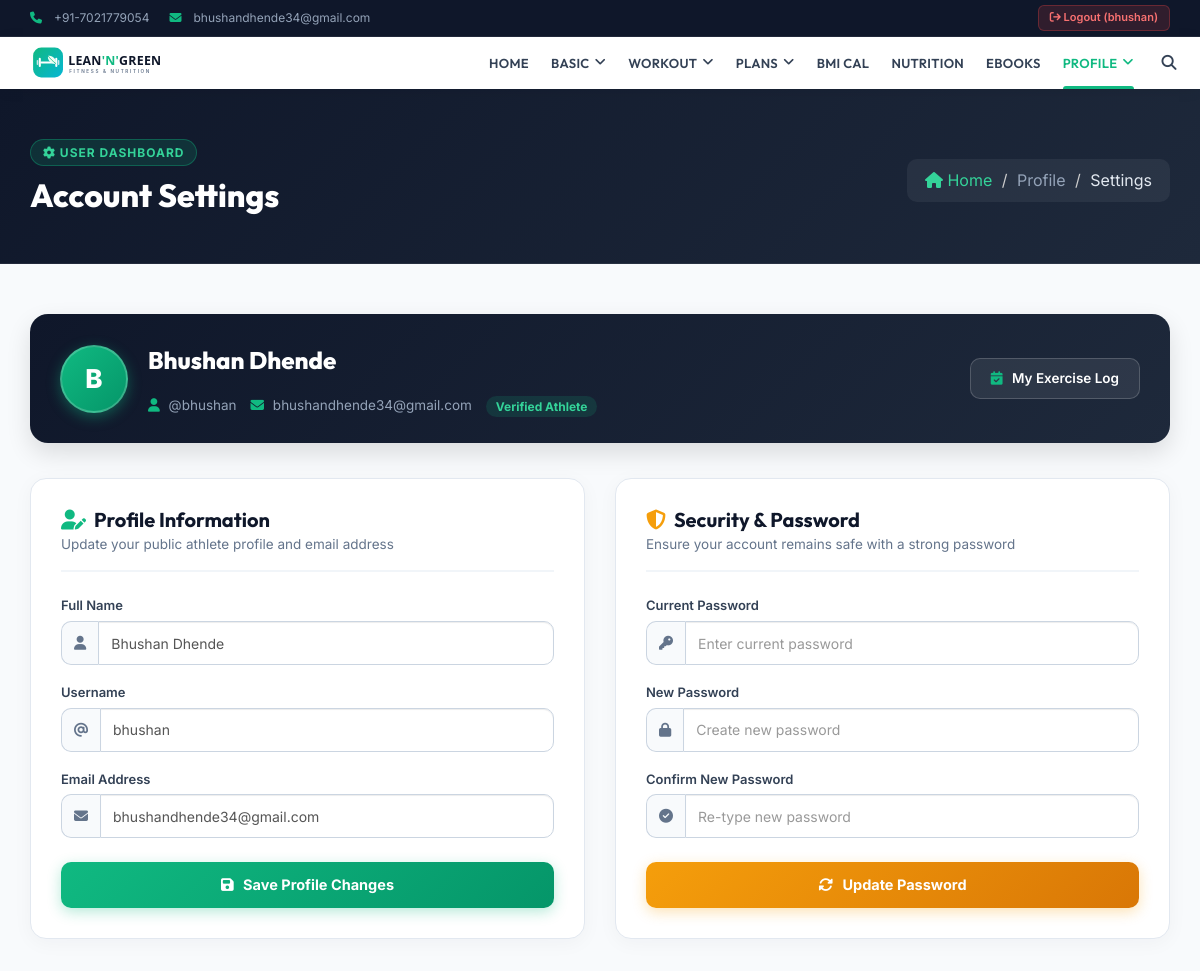
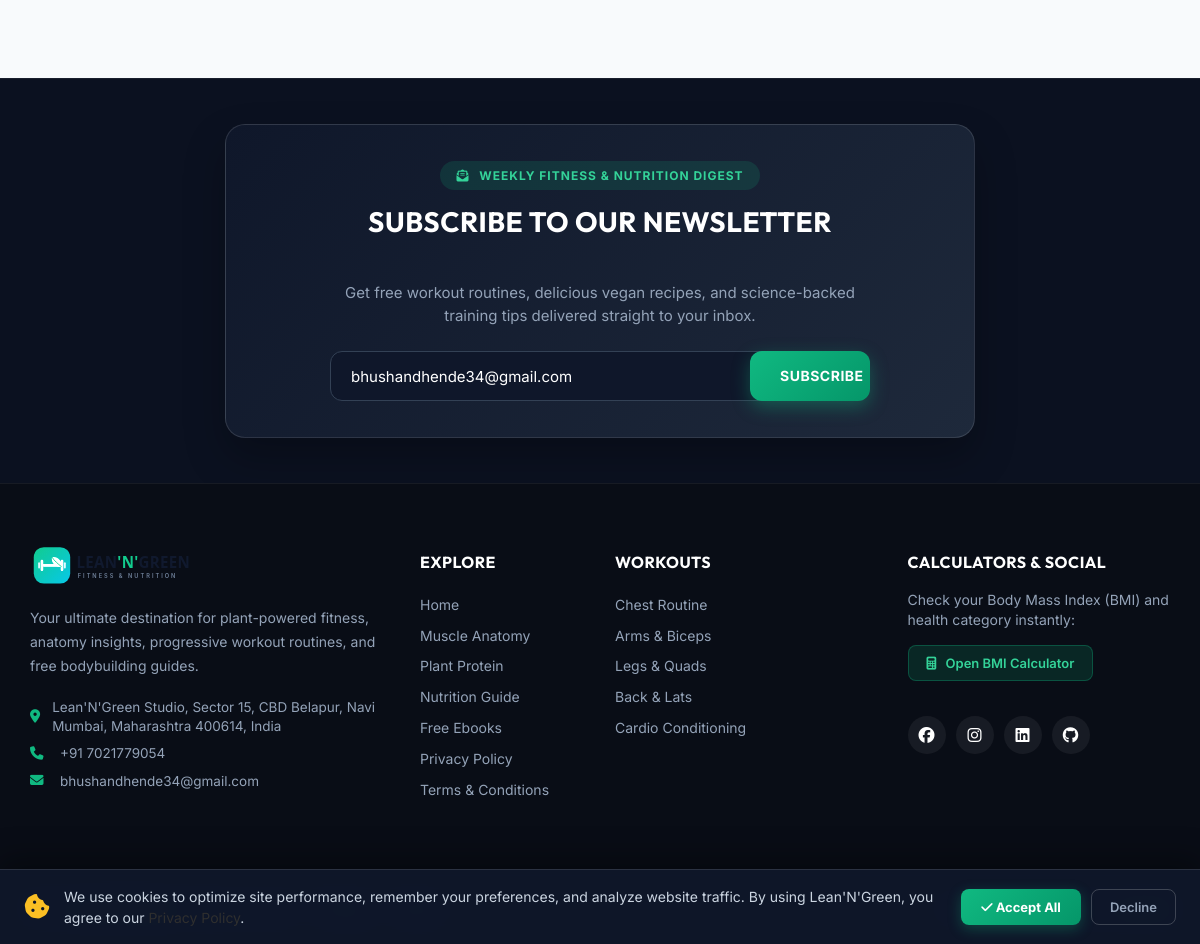
/user-setting.php (signed in), run on the app's committed database (2 pictures, top to bottom).
### tables this page shows
CREATE TABLE `users` (
  `id` int(11) NOT NULL,
  `name` varchar(100) NOT NULL,
  `username` varchar(50) NOT NULL,
  `email` varchar(100) NOT NULL,
  `password` varchar(255) NOT NULL,
  `created_at` timestamp NOT NULL DEFAULT current_timestamp()
);

### user-setting.php (the view, shortened to what the rows shown need)
<?php
include('header.php');
include_once('db.php');
$user_id = $_SESSION['id'] ?? null;
$fullname = $username = $email = '';
if ($user_id && isset($conn) && $conn) {
    $stmt = $conn->prepare("SELECT name, username, email FROM users WHERE id = ?");
    if ($stmt) {
        $stmt->bind_param("i", $user_id);
        $stmt->execute();
        $stmt->bind_result($fullname, $username, $email);
    }
}
?>
<section id="single-page-header4" style="background:linear-gradient(135deg, #0f172a 0%, #1e293b 100%) !important; padding:50px 0 !important; border-bottom:1px solid rgba(255,255,255,0.08); float:none !important; clear:both !important; display:block !important; width:100% !important;">
  <div class="container">
    <div class="row" style="display:flex; align-items:center; flex-wrap:wrap;">
      <div class="col-md-6 col-sm-6 col-xs-12">
        <div class="single-page-header-left">
          <h1 style="color:#fff; font-family:'Outfit',sans-serif; font-size:32px; font-weight:800; margin:4px 0 0 0;">
            Account Settings
          </h1>
        </div>
      </div>
    </div>
  </div>
</section>
<?php if (!$user_id): ?>
<section style="padding: 95px 0 110px 0; background: #f8fafc; min-height: 520px; clear: both; display: block; width: 100%;">
  <div class="container">
    <div class="row">
      <div class="col-md-6 col-md-offset-3 text-center">
        <div style="background: #ffffff; border-radius: 20px; border: 1px solid #e2e8f0; padding: 55px 40px; box-shadow: 0 10px 30px rgba(15,23,42,0.06); margin-top: 15px;">
          <div style="width: 76px; height: 76px; background: linear-gradient(135deg, #ecfdf5, #d1fae5); border-radius: 50%; display: inline-flex; align-items: center; justify-content: center; margin-bottom: 20px; border: 2px solid #a7f3d0;">
            <i class="fa fa-user-lock" style="font-size: 32px; color: #059669;"></i>
          </div>
          <h2 style="font-family: 'Outfit', sans-serif; font-size: 26px; font-weight: 800; color: #0f172a; margin-top: 0; margin-bottom: 12px;">
            Account Sign In Required
          </h2>
          <p style="color: #64748b; font-size: 15px; line-height: 1.6; margin-bottom: 28px;">
            Please log in or register a free Lean'N'Green account to manage your profile, edit your personal details, and change your password.
          </p>
          <div style="display: flex; gap: 12px; justify-content: center; flex-wrap: wrap;">
            <button class="btn btn-primary btn-lg" data-toggle="modal" data-target="#login-form"
              style="background: linear-gradient(135deg, #10b981, #059669); border: none; padding: 12px 28px; border-radius: 12px; font-weight: 700; font-size: 15px; box-shadow: 0 6px 18px rgba(16,185,129,0.35); transition: all 0.2s;">
              <i class="fa fa-sign-in" style="margin-right: 6px;"></i> Sign In / Create Account
            </button>
            <a href="index.php" class="btn btn-default btn-lg"
              style="background: #f1f5f9; border: 1px solid #cbd5e1; padding: 12px 24px; border-radius: 12px; font-weight: 600; font-size: 15px; color: #475569;">
              <i class="fa fa-home" style="margin-right: 6px;"></i> Back to Home
            </a>
          </div>
        </div>
      </div>
    </div>
  </div>
</section>
<?php else: ?>
<section style="padding: 50px 0 80px 0; background: #f8fafc;">
  <div class="container">
    <div style="background: linear-gradient(135deg, #0f172a 0%, #1e293b 100%); border-radius: 18px; padding: 26px 30px; margin-bottom: 35px; display: flex; align-items: center; justify-content: space-between; flex-wrap: wrap; gap: 20px; box-shadow: 0 10px 25px rgba(0,0,0,0.12);">
      <div style="display: flex; align-items: center; gap: 20px;">
        <div style="width: 68px; height: 68px; border-radius: 50%; background: linear-gradient(135deg, #10b981, #059669); color: #fff; font-size: 26px; font-weight: 800; display: flex; align-items: center; justify-content: center; box-shadow: 0 4px 14px rgba(16,185,129,0.4); border: 2px solid rgba(255,255,255,0.2);">
          <?= strtoupper(substr($fullname ?: $username ?: 'U', 0, 1)) ?>
        </div>
        <div>
          <h2 style="color: #fff; font-family: 'Outfit', sans-serif; font-size: 24px; font-weight: 800; margin: 0 0 6px 0;">
            <?= htmlspecialchars($fullname ?: $username) ?>
          </h2>
          <div style="display: flex; gap: 14px; flex-wrap: wrap; font-size: 13.5px; color: #94a3b8;">
            <span><i class="fa fa-user" style="color: #10b981; margin-right: 5px;"></i> @<?= htmlspecialchars($username) ?></span>
            <span><i class="fa fa-envelope" style="color: #10b981; margin-right: 5px;"></i> <?= htmlspecialchars($email) ?></span>
            <span style="background: rgba(16,185,129,0.15); color: #34d399; padding: 2px 10px; border-radius: 12px; font-size: 12px; font-weight: 700;">Verified Athlete</span>
          </div>
        </div>
      </div>
      <div>
        <a href="exercise-done.php" class="btn btn-default" style="background: rgba(255,255,255,0.08); border: 1px solid rgba(255,255,255,0.18); color: #fff; padding: 10px 20px; border-radius: 10px; font-weight: 600; font-size: 13.5px; transition: all 0.2s;">
          <i class="fa fa-calendar-check" style="color: #10b981; margin-right: 6px;"></i> My Exercise Log
        </a>
      </div>
    </div>
    <div class="row">
      <div class="col-md-6 col-sm-12" style="margin-bottom: 30px;">
        <div style="background: #ffffff; border-radius: 16px; border: 1px solid #e2e8f0; padding: 30px; box-shadow: 0 4px 20px rgba(15,23,42,0.04); height: 100%;">
          <div style="border-bottom: 2px solid #f1f5f9; padding-bottom: 16px; margin-bottom: 24px;">
            <h3 style="font-family: 'Outfit', sans-serif; font-size: 20px; font-weight: 700; color: #0f172a; margin: 0; display: flex; align-items: center; gap: 8px;">
              <i class="fa fa-user-edit" style="color: #10b981;"></i> Profile Information
            </h3>
            <p style="color: #64748b; font-size: 13.5px; margin: 4px 0 0 0;">Update your public athlete profile and email address</p>
          </div>
          <form method="post" action="">
            <div class="form-group" style="margin-bottom: 18px;">
              <label for="fullname" style="font-size: 13px; font-weight: 600; color: #334155; margin-bottom: 6px; display: block;">Full Name</label>
              <div class="input-group" style="width: 100%;">
                <span class="input-group-addon" style="background: #f8fafc; border-color: #cbd5e1; color: #64748b; border-radius: 10px 0 0 10px;"><i class="fa fa-user"></i></span>
                <input type="text" class="form-control" id="fullname" name="fullname" value="<?php echo htmlspecialchars($fullname); ?>" required style="height: 44px; border-radius: 0 10px 10px 0; border-color: #cbd5e1;">
              </div>
            </div>
            <div class="form-group" style="margin-bottom: 18px;">
              <label for="username" style="font-size: 13px; font-weight: 600; color: #334155; margin-bottom: 6px; display: block;">Username</label>
              <div class="input-group" style="width: 100%;">
                <span class="input-group-addon" style="background: #f8fafc; border-color: #cbd5e1; color: #64748b; border-radius: 10px 0 0 10px;"><i class="fa fa-at"></i></span>
                <input type="text" class="form-control" id="username" name="username" value="<?php echo htmlspecialchars($username); ?>" required style="height: 44px; border-radius: 0 10px 10px 0; border-color: #cbd5e1;">
              </div>
            </div>
            <div class="form-group" style="margin-bottom: 24px;">
              <label for="email" style="font-size: 13px; font-weight: 600; color: #334155; margin-bottom: 6px; display: block;">Email Address</label>
              <div class="input-group" style="width: 100%;">
                <span class="input-group-addon" style="background: #f8fafc; border-color: #cbd5e1; color: #64748b; border-radius: 10px 0 0 10px;"><i class="fa fa-envelope"></i></span>
                <input type="email" class="form-control" id="email" name="email" value="<?php echo htmlspecialchars($email); ?>" required style="height: 44px; border-radius: 0 10px 10px 0; border-color: #cbd5e1;">
              </div>
            </div>
            <button type="submit" name="update_profile" class="btn btn-success btn-block"
              style="height: 46px; background: linear-gradient(135deg, #10b981, #059669); border: none; border-radius: 10px; font-weight: 700; font-size: 14.5px; box-shadow: 0 4px 14px rgba(16,185,129,0.3); transition: all 0.2s;">
              <i class="fa fa-save" style="margin-right: 6px;"></i> Save Profile Changes
            </button>
          </form>
        </div>
      </div>
      <div class="col-md-6 col-sm-12" style="margin-bottom: 30px;">
        <div style="background: #ffffff; border-radius: 16px; border: 1px solid #e2e8f0; padding: 30px; box-shadow: 0 4px 20px rgba(15,23,42,0.04); height: 100%;">
          <div style="border-bottom: 2px solid #f1f5f9; padding-bottom: 16px; margin-bottom: 24px;">
            <h3 style="font-family: 'Outfit', sans-serif; font-size: 20px; font-weight: 700; color: #0f172a; margin: 0; display: flex; align-items: center; gap: 8px;">
              <i class="fa fa-shield-alt fa-lock" style="color: #f59e0b;"></i> Security &amp; Password
            </h3>
            <p style="color: #64748b; font-size: 13.5px; margin: 4px 0 0 0;">Ensure your account remains safe with a strong password</p>
          </div>
          <form method="post" action="">
            <div class="form-group" style="margin-bottom: 18px;">
              <label for="old_password" style="font-size: 13px; font-weight: 600; color: #334155; margin-bottom: 6px; display: block;">Current Password</label>
              <div class="input-group" style="width: 100%;">
                <span class="input-group-addon" style="background: #f8fafc; border-color: #cbd5e1; color: #64748b; border-radius: 10px 0 0 10px;"><i class="fa fa-key"></i></span>
                <input type="password" class="form-control" id="old_password" name="old_password" placeholder="Enter current password" required style="height: 44px; border-radius: 0 10px 10px 0; border-color: #cbd5e1;">
              </div>
            </div>
            <div class="form-group" style="margin-bottom: 18px;">
              <label for="new_password" style="font-size: 13px; font-weight: 600; color: #334155; margin-bottom: 6px; display: block;">New Password</label>
              <div class="input-group" style="width: 100%;">
                <span class="input-group-addon" style="background: #f8fafc; border-color: #cbd5e1; color: #64748b; border-radius: 10px 0 0 10px;"><i class="fa fa-lock"></i></span>
                <input type="password" class="form-control" id="new_password" name="new_password" placeholder="Create new password" required style="height: 44px; border-radius: 0 10px 10px 0; border-color: #cbd5e1;">
              </div>
            </div>
            <div class="form-group" style="margin-bottom: 24px;">
              <label for="re_password" style="font-size: 13px; font-weight: 600; color: #334155; margin-bottom: 6px; display: block;">Confirm New Password</label>
              <div class="input-group" style="width: 100%;">
                <span class="input-group-addon" style="background: #f8fafc; border-color: #cbd5e1; color: #64748b; border-radius: 10px 0 0 10px;"><i class="fa fa-check-circle"></i></span>
                <input type="password" class="form-control" id="re_password" name="re_password" placeholder="Re-type new password" required style="height: 44px; border-radius: 0 10px 10px 0; border-color: #cbd5e1;">
              </div>
            </div>
            <button type="submit" name="change_password" class="btn btn-warning btn-block"
              style="height: 46px; background: linear-gradient(135deg, #f59e0b, #d97706); color: #fff; border: none; border-radius: 10px; font-weight: 700; font-size: 14.5px; box-shadow: 0 4px 14px rgba(245,158,11,0.3); transition: all 0.2s;">
              <i class="fa fa-sync-alt fa-refresh" style="margin-right: 6px;"></i> Update Password
            </button>
          </form>
        </div>
      </div>
    </div>
  </div>
</section>
<?php endif; ?>
<?php include('footer.php'); ?>

### footer.php (shortened to what the rows shown need)
<?php
$prefill_email = '';
if (!empty($_SESSION['id']) && !empty($conn) && !empty($db_connected)) {
  $user_id = $_SESSION['id'];
  $stmt = $conn->prepare("SELECT email FROM users WHERE id = ?");
  if ($stmt) {
    $stmt->bind_param("i", $user_id);
    $stmt->execute();
    $stmt->bind_result($email);
    if ($stmt->fetch()) {
      $prefill_email = htmlspecialchars($email);
    }
  }
}
?>
<section id="subscribe">
  <div class="container">
    <div class="row">
      <div class="col-md-8 col-md-offset-2 text-center">
        <div class="subscribe-area">
          <h2 class="subscribe-title">
            Subscribe to our Newsletter
          </h2>
          <form action="" method="post" class="subscrib-form">
            <input type="email" name="subscribe_email" placeholder="Enter your email address..." value="<?php echo $prefill_email; ?>" required>
            <button class="subscribe-btn" type="submit">
              Subscribe
            </button>
          </form>
        </div>
      </div>
    </div>
  </div>
</section>
</body>
</html>

### data on the page
users: name "B", name "Bhushan Dhende", username "bhushan", email "bhushandhende34@gmail.com", fullname "Bhushan Dhende", subscribe_email "bhushandhende34@gmail.com"

### other printed values
$_SESSION['username'] "bhushan"
